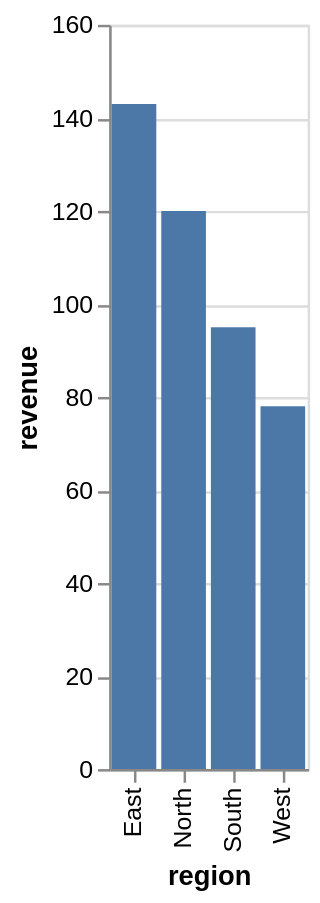

Express this chart as Vega-Lite.
### Vega-Lite specification from a JSON file in a GitHub repository (floating-point values rounded to 4 significant figures)
{"$schema": "https://vega.github.io/schema/vega-lite/v5.json", "mark": "bar", "encoding": {"x": {"field": "region", "type": "nominal"}, "y": {"field": "revenue", "type": "quantitative"}}, "data": {"values": [{"region": "North", "revenue": 120}, {"region": "South", "revenue": 95}, {"region": "East", "revenue": 143}, {"region": "West", "revenue": 78}]}}
